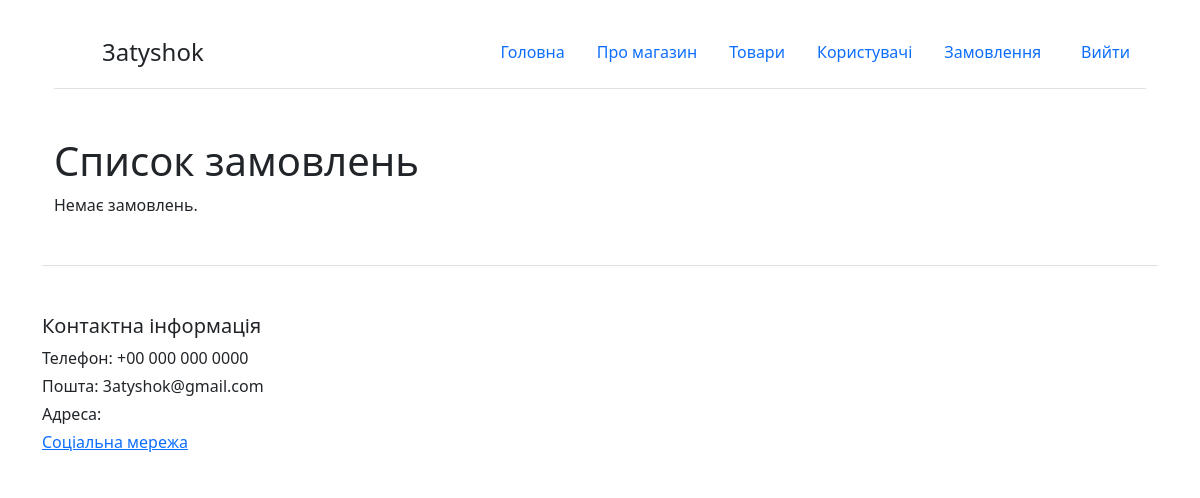
The app's page /admin_orders (signed in), older data.
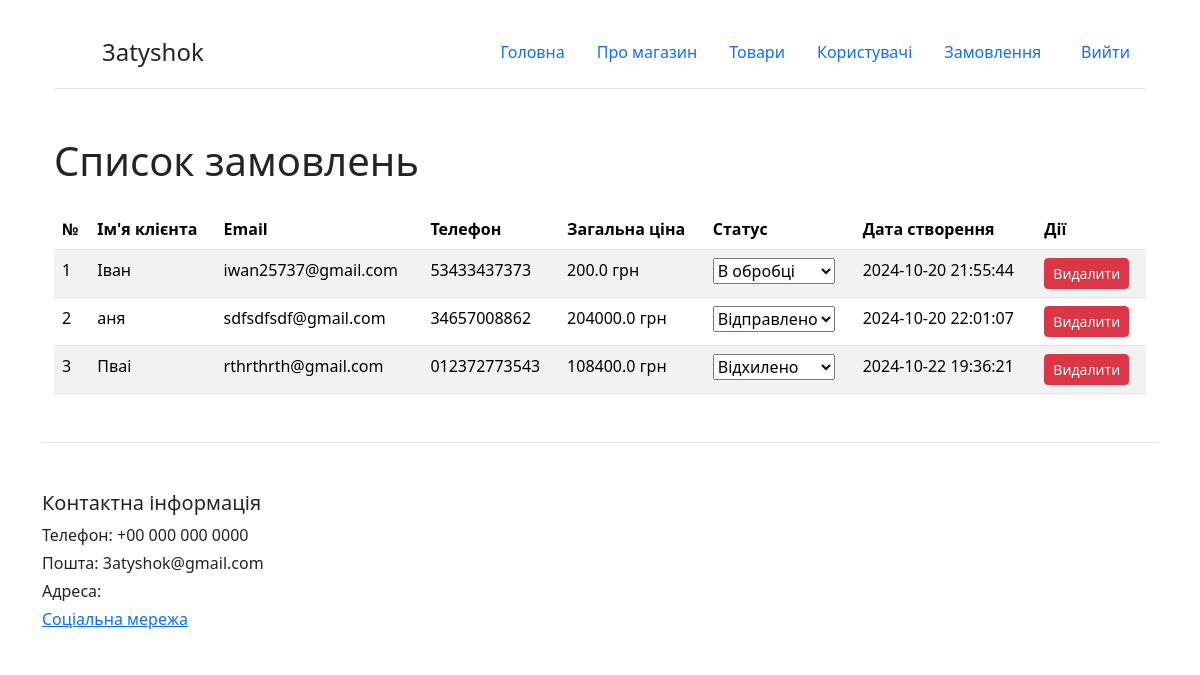
The same page, newer data.
### main.py (models this page shows)
class Order(db.Model):
    id = db.Column(db.Integer, primary_key=True)
    customer_name = db.Column(db.String(100), nullable=False)
    customer_email = db.Column(db.String(120), nullable=False)
    customer_phone = db.Column(db.String(20), nullable=False)
    total_price = db.Column(db.Float, nullable=False)
    status = db.Column(db.String(20), nullable=False)
    created_at = db.Column(db.DateTime, default=datetime.utcnow)

### main.py (the view)
@app.route('/admin_orders')
@login_required
def admin_orders():
    if current_user.role != 'admin':
        return redirect(url_for('index'))
    orders = Order.query.all()
    return render_template('admin_orders.html', orders=orders)

### main.py (called while the page is built)
@login_manager.user_loader
def load_user(user_id):
    return db.session.get(User, int(user_id))

### templates/admin_orders.html (shortened to what this page needs)
{% extends 'base.html' %}
{% block body %}
<div class="container mt-5">
    <h1>Список замовлень</h1>
    {% if orders %}
        <table class="table table-striped mt-4">
            <thead>
                <tr>
                    <th>№</th>
                    <th>Ім'я клієнта</th>
                    <th>Email</th>
                    <th>Телефон</th>
                    <th>Загальна ціна</th>
                    <th>Статус</th>
                    <th>Дата створення</th>
                    <th>Дії</th>
                </tr>
            </thead>
            <tbody>
                {% for order in orders %}
                <tr>
                    <td>{{ loop.index }}</td>
                    <td>{{ order.customer_name }}</td>
                    <td>{{ order.customer_email }}</td>
                    <td>{{ order.customer_phone }}</td>
                    <td>{{ order.total_price }} грн</td>
                    <td>
                        <select class="order-status" data-order-id="{{ order.id }}">
                            <option value="pending" {% if order.status == 'pending' %}selected{% endif %}>В обробці</option>
                            <option value="shipped" {% if order.status == 'shipped' %}selected{% endif %}>Відправлено</option>
                            <option value="rejected" {% if order.status == 'rejected' %}selected{% endif %}>Відхилено</option>
                        </select>
                    </td>
                    <td>{{ order.created_at.strftime('%Y-%m-%d %H:%M:%S') }}</td>
                    <td><button class="btn btn-danger btn-sm delete-order" data-order-id="{{ order.id }}">Видалити</button></td>
                </tr>
                {% endfor %}
            </tbody>
        </table>
    {% else %}
        <p>Немає замовлень.</p>
    {% endif %}
</div>
{% endblock %}

### templates/base.html (shortened to what this page needs)
<!DOCTYPE html>
<html lang="ua">
<head>
    <link rel="stylesheet" href="https://cdn.jsdelivr.net/npm/bootstrap@5.3.2/dist/css/bootstrap.min.css"
>
</head>
<body>
<div class="container py-3">
  <header>
    <div class="container">
    <header class="d-flex flex-wrap align-items-center justify-content-center justify-content-md-between py-3 mb-4 border-bottom">
      <a href="/" class="d-flex align-items-center mb-3 mb-md-0 me-md-auto text-dark text-decoration-none">
        <svg class="bi me-2" width="40" height="32"><use xlink:href="https://cdn.jsdelivr.net/npm/bootstrap@5.3.2/dist/css/bootstrap.min.css"></use></svg>
        <span class="fs-4">3atyshok</span></a>
      <ul class="nav">
        <li class="nav-item"><a href="/" class="nav-link" aria-current="page">Головна</a></li>
        <li class="nav-item"><a href="/about" class="nav-link">Про магазин</a></li>
        {% if current_user.is_authenticated %}
            {% if current_user.role == 'admin' %}
                <li class="nav-item"><a href="/create" class="nav-link">Товари</a></li>
                <li class="nav-item"><a href="/manage_users" class="nav-link">Користувачі</a></li>
                <li class="nav-item"><a href="/admin_orders" class="nav-link">Замовлення</a></li>
            {% endif %}
            <li class="nav-item"><a href="/logout" class="nav-link ms-2">Вийти</a></li>
        {% else %}
            <li class="nav-item"><a href="/register" class="nav-link ms-2">Зареєструватися</a></li>
            <li class="nav-item"><a href="/login" class="nav-link ms-2">Увійти</a></li>
        {% endif %}
      </ul>
    </header>
  </div>
  </header>
{% block body %}{% endblock %}
  <footer class="pt-4 my-md-5 pt-md-5 border-top">
    {% if 'create' not in request.path and 'manage_users' not in request.path %}
    <div class="row">
        <div class="col-md-4">
                <h5>Контактна інформація</h5>
                <ul class="list-unstyled text-small">
                    <li class="mb-1">Телефон: +00 000 000 0000</li>
                    <li class="mb-1">Пошта: 3atyshok@gmail.com</li>
                    <li class="mb-1">Адреса:</li>
                    <li class="mb-1">
                        <a href="https://www.instagram.com/3atyshok?igsh=M29sMXZsdmhnOHJp" title="Instagram" rel="me">
                             Соціальна мережа</a>
                    </li>
                </ul>
        </div>
    </div>
    {% endif %}
  </footer>
</div>
</body>
</html>

Row changes from the older to the newer data that the page shows:
added Order: customer_name "Іван", customer_email "iwan25737@gmail.com", customer_phone "53433437373", total_price "200.0", status+id "В обробці", created_at "2024-10-20 21:55:44"
added Order: customer_name "аня", customer_email "sdfsdfsdf@gmail.com", customer_phone "34657008862", total_price "204000.0", status+id "Відправлено", created_at "2024-10-20 22:01:07"
added Order: customer_name "Пваі", customer_email "rthrthrth@gmail.com", customer_phone "012372773543", total_price "108400.0", status+id "Відхилено", created_at "2024-10-22 19:36:21"
Text that changed along with them:
text no longer shown: "Немає замовлень."
text now shown: "№ Ім'я клієнта Email Телефон Загальна ціна Статус Дата створення Дії"
